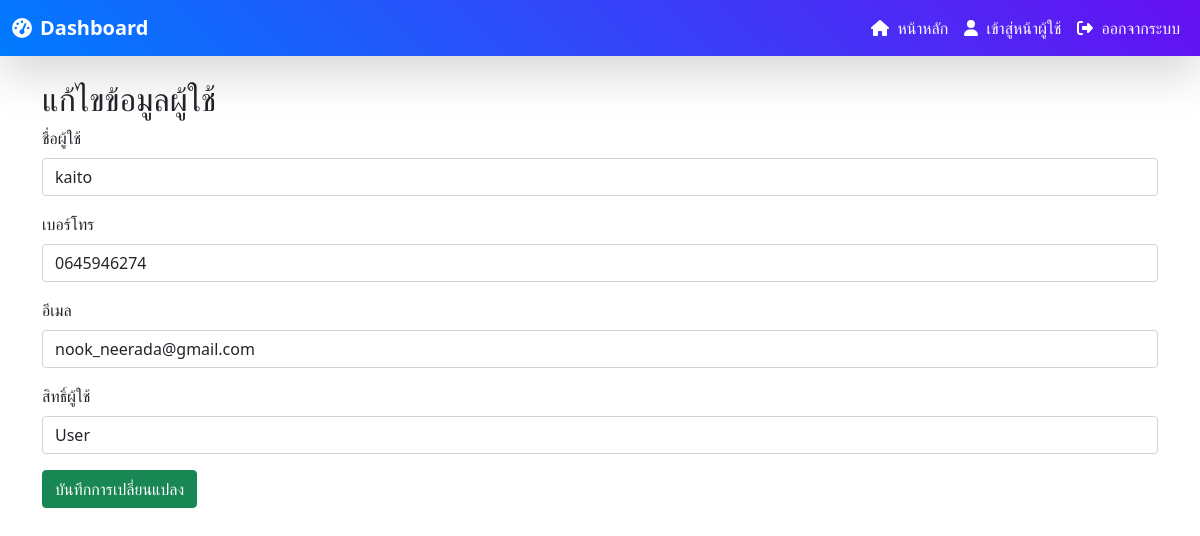
The app's page /Admin/edit_user.php?id=9 (signed in) with its own data.
### tables this page shows
CREATE TABLE `users` (
  `id` int(11) NOT NULL,
  `username` varchar(255) NOT NULL,
  `password` varchar(255) NOT NULL,
  `email` varchar(255) NOT NULL,
  `phone` varchar(20) NOT NULL,
  `profile_pic` varchar(255) DEFAULT NULL,
  `created_at` timestamp NOT NULL DEFAULT current_timestamp(),
  `role` varchar(20) NOT NULL DEFAULT 'user'
);

### Admin/edit_user.php (the view, shortened to what this page needs)
<?php
include('db_connect.php');
if (isset($_GET['id'])) {
    $user_id = $_GET['id'];
    $sql = "SELECT * FROM users WHERE id = ?";
    $stmt = $conn->prepare($sql);
    $stmt->bind_param("i", $user_id);
    $stmt->execute();
    $result = $stmt->get_result();
    if ($result->num_rows > 0) {
        $user = $result->fetch_assoc();
    } else {
        echo "ไม่พบข้อมูลผู้ใช้นี้";
        exit();
    }
} else {
    echo "ไม่มี ID ผู้ใช้";
    exit();
}
?>
<!DOCTYPE html>
<html lang="th">
<head>
    <link href="https://cdn.jsdelivr.net/npm/bootstrap@5.0.2/dist/css/bootstrap.min.css" rel="stylesheet">
</head>
<body>
<?php include('navbar.php'); ?>
    <div class="container mt-4">
        <h2>แก้ไขข้อมูลผู้ใช้</h2>
        <form method="POST">
            <div class="mb-3">
                <label for="username" class="form-label">ชื่อผู้ใช้</label>
                <input type="text" class="form-control" id="username" name="username" value="<?php echo $user['username']; ?>" required>
            </div>
            <div class="mb-3">
                <label for="phone" class="form-label">เบอร์โทร</label>
                <input type="text" class="form-control" id="phone" name="phone" value="<?php echo $user['phone']; ?>" required>
            </div>
            <div class="mb-3">
                <label for="email" class="form-label">อีเมล</label>
                <input type="email" class="form-control" id="email" name="email" value="<?php echo $user['email']; ?>" required>
            </div>
            <div class="mb-3">
                <label for="role" class="form-label">สิทธิ์ผู้ใช้</label>
                <select class="form-control" id="role" name="role" required>
                    <option value="user" <?php echo ($user['role'] == 'user') ? 'selected' : ''; ?>>User</option>
                </select>
            </div>
            <button type="submit" class="btn btn-success">บันทึกการเปลี่ยนแปลง</button>
        </form>
    </div>
</body>
</html>

### records on screen
users: username "kaito", phone "0645946274", email "nook_neerada@gmail.com", role "User"
